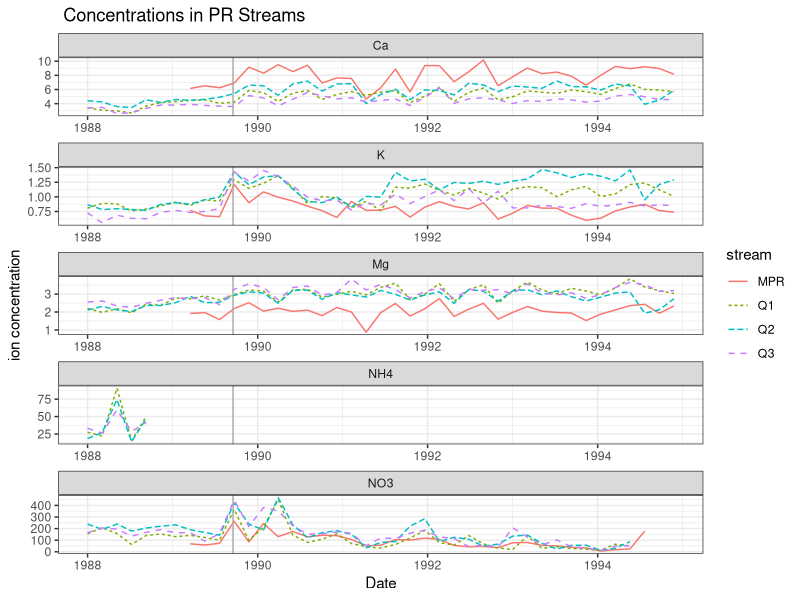

Generate this figure with R:
## ---- chunk 1
# load package
library(tidyverse)
streams_pivot <- read_csv("../output/output.csv")
## ---- chunk 2
#| echo: false 
#| warning: false
ggplot(
  streams_pivot,
  mapping = aes(
    x = window_start,
    y = mean_concentration,
    color = stream,
    linetype = stream
  )
) +
  geom_line() +
  facet_wrap(~ion, scales = "free", ncol = 1, ) +
  labs(
    x = "Date",
    y = "ion concentration",
    title = " Concentrations in PR Streams"
  ) +
  geom_vline(xintercept = ymd("1989-09-17"), color = "darkgrey") +
  theme_bw()
